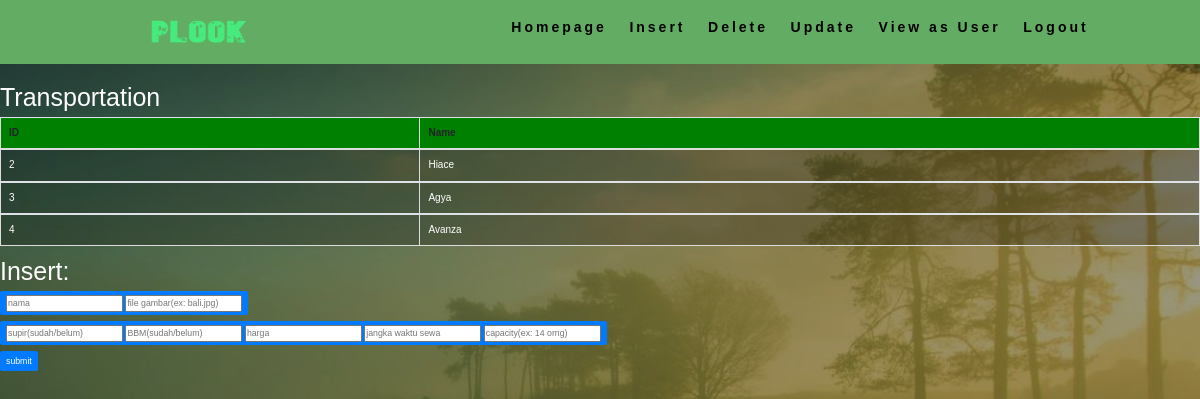
/admin/InsertController.php?id=Transportation, run on the app's committed database.
### tables this page shows
CREATE TABLE `transportation` (
  `nama` varchar(100) NOT NULL,
  `supir` varchar(10) DEFAULT NULL,
  `BBM` varchar(10) DEFAULT NULL,
  `harga` int(11) DEFAULT NULL,
  `waktu` int(11) DEFAULT NULL,
  `kapasitas` int(11) DEFAULT NULL,
  `image` varchar(100) DEFAULT NULL,
  `id` int(11) NOT NULL
);

### admin/InsertController.php (the view, shortened to what this page needs)
<?php
require_once('../Controller/connection.php');
?>
<!DOCTYPE html>
<html lang="en" dir="ltr">
  <head>
    <link rel="stylesheet" href="http://maxcdn.bootstrapcdn.com/bootstrap/3.3.5/css/bootstrap.min.css">
    <link rel="stylesheet" href="https://maxcdn.bootstrapcdn.com/bootstrap/4.1.1/css/bootstrap.min.css">
    <link rel="stylesheet" href="../css/style.css">
    <link rel="stylesheet" href="../css/search.css">
    <link rel="stylesheet" href="../css/grid.css">
    <link rel="stylesheet" href="https://cdnjs.cloudflare.com/ajax/libs/font-awesome/4.7.0/css/font-awesome.min.css">
    <link rel="stylesheet" href="../css/slideshow.css">
    <link rel="stylesheet" href="../css/helper.css">
    <link rel="stylesheet" href="../css/background.css">
  </head>
  <body>
  <div class="grid">
    <div class="header">
    <nav>
<div class="logo">
<a href="admin.php"><img title="" src="../gambar\logo2.png" style="width:200px;height:80px;"/></a>
</div>
<ul class="nav-links">
<li><a href="admin.php">Homepage</a></li>
<li><a href="Insert.php">Insert</a></li>
<li><a href="Delete.php">Delete</a></li>
<li><a href="Update.php">Update</a></li>
<li><a href="../index.php">View as User</a></li>
<li><a href="../logout.php">Logout</a></li>
</ul>
</nav>
</div>
<?php
if(isset($_GET['id'])){
    $id=$_GET['id'];
}
else{
    $id=$_POST['id'];
}
if($id=="User"){
}
elseif($id=="Transportation"){
    ?>
    <h1>Transportation</h1>
    <?php
    $query="SELECT * FROM transportation";
    $result=mysqli_query($connection,$query);
    echo "<table class='table table-bordered table-striped table-hover'>
          <thead>
          <tr>
          <th>ID</th>
            <th>Name</th>
          </tr>
          </thead>";
    while($row=$result->fetch_row()){
          echo "<tbody><tr>";
          echo "<td>" . $row[7] . "</td>";
          echo "<td>" . $row[0] . "</td>";
          echo "</tr>";
    }
    echo " </tbody></table>";
    ?>
    <div class="input-form">
    <form method="post">
    <h1>Insert:</h1>
    <div class="btn btn-primary btn-sm float-left">
    <input type="text" name="nama" value="" placeholder="nama" style="color:black" required>
    <input type="text" name="gambar" placeholder="file gambar(ex: bali.jpg)" style="color:black" required>
    </div>
    <br>
    <br>
    <div class="btn btn-primary btn-sm float-left">
    <input type="text" name="supir" placeholder="supir(sudah/belum)" style="color:black" required>
    <input type="text" name="BBM" placeholder="BBM(sudah/belum)" style="color:black" required>
    <input type="number" name="harga" placeholder="harga" style="color:black" required>
    <input type="number" name="waktu" placeholder="jangka waktu sewa" style="color:black" required>
    <input type="number" name="capacity" placeholder="capacity(ex: 14 orng)" style="color:black" required>
    </div>
    <br>
    <br>
    <div class="btn btn-primary btn-sm float-left">
    <input type="submit" name="submit" value="submit">
    </div>
    </form>
    </div>
    <?php
}
?>
</div>
  </body>
</html>

### css/style.css (style rules this page uses)
* { padding: 0; margin: 0; font-family: sans-serif; }
nav { display: flex; justify-content: space-around; align-items: center; height: 8vh; background-color:rgb(99, 172, 99); font-family: sans-serif; }
.logo { text-align: left; }
.nav-links { display: flex; justify-content: space-around; width: 50%; z-index: 9999; }
.nav-links li { list-style: none; }
.nav-links a { color:black; text-decoration: none; letter-spacing: 3px; font-weight: bold; font-size: 14px; }

### css/search.css (style rules this page uses)
input[type=submit] { border:none; background: none; }

### css/grid.css (style rules this page uses)
.grid { display: grid; grid-template-columns: 1fr; grid-template-rows: auto auto auto; grid-template-areas: "header" "content" "footer" ; }
.header { grid-area: header; }

### css/background.css (style rules this page uses)
body { background:linear-gradient(rgba(0,0,0,0.4),rgba(0,0,0,0.4)), url(../gambar/simple2.jpg) no-repeat center center fixed; -webkit-background-size: cover; -moz-background-size: cover; -o-background-size: cover; background-size: cover; }

### admin/InsertController.php (style rules this page uses)
thead { background-color:green; }
nav { margin-bottom:1.5%; }
h1 { color:white; }
tbody { background-color:#0003; color:white; }
li { color:white; }

### data on the page
transportation: id "2", nama "Hiace"
transportation: id "3", nama "Agya"
transportation: id "4", nama "Avanza"
